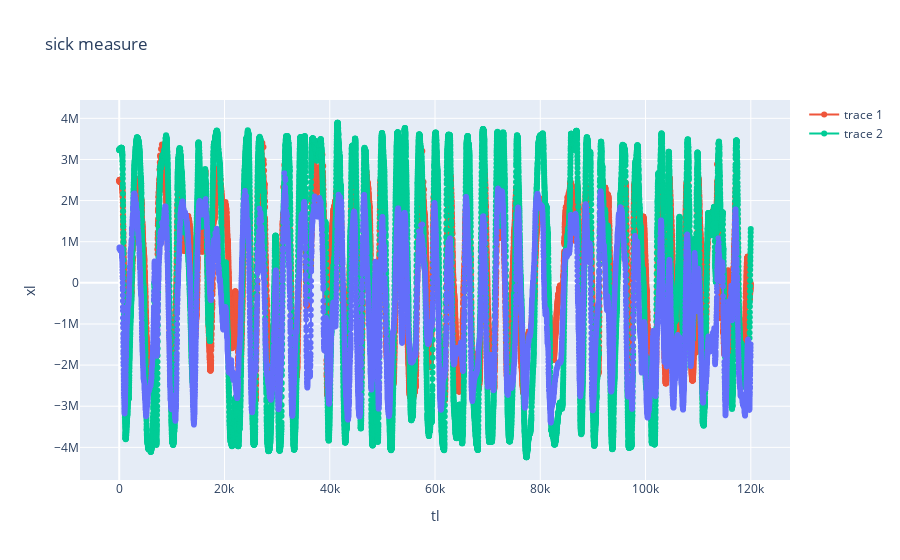

Here is the notebook cell this chart was saved with:
### Code cell
import plotly.express as px
fig=px.line(df, x="tl", y="xl", title="sick measure", labels="ax", markers=True)
fig.add_scatter(x=df["tl"], y=df["yl"], mode="lines+markers")
fig.add_scatter(x=df["tl"], y=df["zl"], mode="lines+markers")
# fig.update_layout( showlegend=True)
fig.show()

### Figure 1 — Plotly figure (JSON) as saved in the notebook; plotly's stock layout.template omitted (floating-point values rounded to 4 significant figures; data arrays with more than 128 entries replaced by an {"elided": "..."} marker saying what was removed)
{"data": [{"hovertemplate": "tl=%{x}<br>xl=%{y}<extra></extra>", "legendgroup": "", "line": {"color": "#636efa", "dash": "solid"}, "marker": {"symbol": "circle"}, "mode": "markers+lines", "name": "", "showlegend": false, "type": "scattergl", "x": {"elided": "12472 int values"}, "xaxis": "x", "y": {"elided": "12472 int values"}, "yaxis": "y"}, {"mode": "lines+markers", "type": "scatter", "x": {"elided": "12472 int values"}, "y": {"elided": "12472 int values"}}, {"mode": "lines+markers", "type": "scatter", "x": {"elided": "12472 int values"}, "y": {"elided": "12472 int values"}}], "layout": {"legend": {"tracegroupgap": 0}, "title": {"text": "sick measure"}, "xaxis": {"anchor": "y", "domain": [0, 1], "title": {"text": "tl"}}, "yaxis": {"anchor": "x", "domain": [0, 1], "title": {"text": "xl"}}}}
